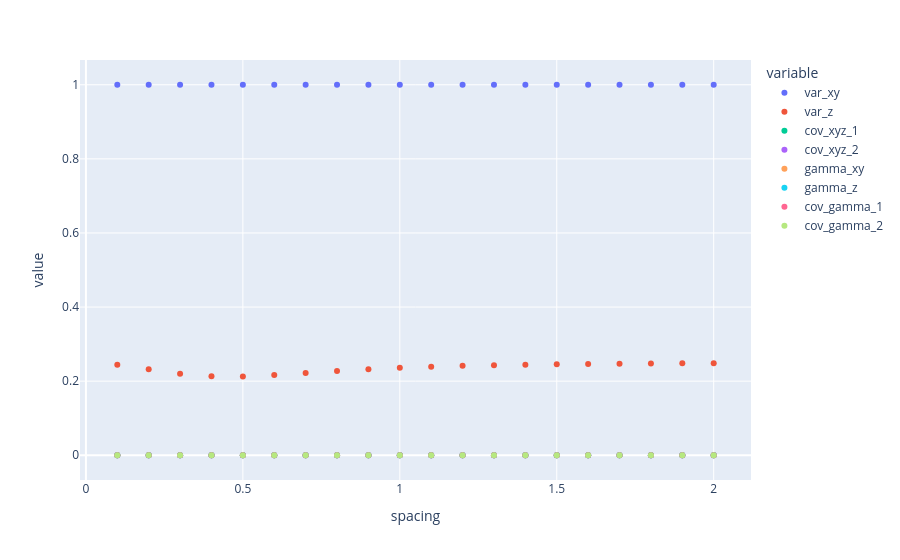

Write notebook code for a chart like this one.
### Markdown cell above
## Plotting the results

### Code cell
import numpy as np
import pandas as pd
import plotly.express as px

qfi = np.real(result["covariance_matrix_for_entire_distribution"])
gamma = np.imag(result["covariance_matrix_for_entire_distribution"])
x = result["spacing"]
dfs = {
    "spacing": x,
    "var_xy": qfi[:, 0, 0],
    "var_z": qfi[:, 1, 1],
    "cov_xyz_1": qfi[:, 0, 1],
    "cov_xyz_2": qfi[:, 1, 0],
    "gamma_xy": gamma[:, 0, 0],
    "gamma_z": gamma[:, 1, 1],
    "cov_gamma_1": gamma[:, 0, 1],
    "cov_gamma_2": gamma[:, 1, 0],
}

df = pd.DataFrame.from_dict(dfs)
df = df.set_index("spacing")
sel_df = df  # df[["var_xy", "var_z"]]
fig = px.scatter(sel_df, x=sel_df.index, y=sel_df.columns)
fig.show()

### Figure 1 — Plotly figure (JSON) as saved in the notebook; plotly's stock layout.template omitted (floating-point values rounded to 4 significant figures)
{"data": [{"hovertemplate": "variable=var_xy<br>spacing=%{x}<br>value=%{y}<extra></extra>", "legendgroup": "var_xy", "marker": {"color": "#636efa", "symbol": "circle"}, "mode": "markers", "name": "var_xy", "orientation": "v", "showlegend": true, "type": "scatter", "x": [0.1, 0.2, 0.3, 0.4, 0.5, 0.6, 0.7, 0.8, 0.9, 1.0, 1.1, 1.2, 1.3, 1.4, 1.5, 1.6, 1.7, 1.8, 1.9, 2], "xaxis": "x", "y": [1.0, 1.0, 1.0, 1, 1, 1, 1.0, 1.0, 1, 1, 1.0, 1.0, 1.0, 1, 1, 1, 1, 1, 1.0, 1], "yaxis": "y"}, {"hovertemplate": "variable=var_z<br>spacing=%{x}<br>value=%{y}<extra></extra>", "legendgroup": "var_z", "marker": {"color": "#EF553B", "symbol": "circle"}, "mode": "markers", "name": "var_z", "orientation": "v", "showlegend": true, "type": "scatter", "x": [0.1, 0.2, 0.3, 0.4, 0.5, 0.6, 0.7, 0.8, 0.9, 1.0, 1.1, 1.2, 1.3, 1.4, 1.5, 1.6, 1.7, 1.8, 1.9, 2], "xaxis": "x", "y": [0.2445, 0.2319, 0.2196, 0.213, 0.2127, 0.2164, 0.2218, 0.2272, 0.232, 0.2359, 0.239, 0.2413, 0.2431, 0.2445, 0.2456, 0.2464, 0.2471, 0.2476, 0.248, 0.2483], "yaxis": "y"}, {"hovertemplate": "variable=cov_xyz_1<br>spacing=%{x}<br>value=%{y}<extra></extra>", "legendgroup": "cov_xyz_1", "marker": {"color": "#00cc96", "symbol": "circle"}, "mode": "markers", "name": "cov_xyz_1", "orientation": "v", "showlegend": true, "type": "scatter", "x": [0.1, 0.2, 0.3, 0.4, 0.5, 0.6, 0.7, 0.8, 0.9, 1.0, 1.1, 1.2, 1.3, 1.4, 1.5, 1.6, 1.7, 1.8, 1.9, 2], "xaxis": "x", "y": [5.551e-17, 1.374e-15, -6.592e-16, 7.286e-17, -9.714e-17, 2.082e-17, 1.388e-17, 0, -6.939e-18, -3.469e-18, -5.204e-18, 1.735e-18, -5.204e-18, -1.735e-18, -1.735e-18, -1.301e-18, -1.301e-18, -8.674e-19, 1.301e-18, 0], "yaxis": "y"}, {"hovertemplate": "variable=cov_xyz_2<br>spacing=%{x}<br>value=%{y}<extra></extra>", "legendgroup": "cov_xyz_2", "marker": {"color": "#ab63fa", "symbol": "circle"}, "mode": "markers", "name": "cov_xyz_2", "orientation": "v", "showlegend": true, "type": "scatter", "x": [0.1, 0.2, 0.3, 0.4, 0.5, 0.6, 0.7, 0.8, 0.9, 1.0, 1.1, 1.2, 1.3, 1.4, 1.5, 1.6, 1.7, 1.8, 1.9, 2], "xaxis": "x", "y": [3.608e-16, -2.22e-16, 1.804e-16, 1.527e-16, -1.249e-16, -2.776e-17, 4.163e-17, 8.327e-17, -6.939e-18, -6.939e-18, 9.021e-17, 6.939e-18, -3.816e-17, 5.204e-17, -3.816e-17, -5.204e-17, 3.469e-17, 2.776e-17, -7.633e-17, 3.469e-18], "yaxis": "y"}, {"hovertemplate": "variable=gamma_xy<br>spacing=%{x}<br>value=%{y}<extra></extra>", "legendgroup": "gamma_xy", "marker": {"color": "#FFA15A", "symbol": "circle"}, "mode": "markers", "name": "gamma_xy", "orientation": "v", "showlegend": true, "type": "scatter", "x": [0.1, 0.2, 0.3, 0.4, 0.5, 0.6, 0.7, 0.8, 0.9, 1.0, 1.1, 1.2, 1.3, 1.4, 1.5, 1.6, 1.7, 1.8, 1.9, 2], "xaxis": "x", "y": [4.168e-16, 1.885e-16, -6.896e-17, -1.521e-17, -1.104e-17, -1.247e-18, 1.201e-17, 1.016e-17, -1.866e-18, 4.434e-18, -4.75e-18, 4.184e-18, 1.328e-18, -3.855e-18, -4.553e-18, 1.901e-18, 4.829e-19, 2.356e-18, -1.335e-18, 4.308e-19], "yaxis": "y"}, {"hovertemplate": "variable=gamma_z<br>spacing=%{x}<br>value=%{y}<extra></extra>", "legendgroup": "gamma_z", "marker": {"color": "#19d3f3", "symbol": "circle"}, "mode": "markers", "name": "gamma_z", "orientation": "v", "showlegend": true, "type": "scatter", "x": [0.1, 0.2, 0.3, 0.4, 0.5, 0.6, 0.7, 0.8, 0.9, 1.0, 1.1, 1.2, 1.3, 1.4, 1.5, 1.6, 1.7, 1.8, 1.9, 2], "xaxis": "x", "y": [-1.11e-16, 0, -2.776e-17, 0, -6.939e-18, 8.674e-17, -1.388e-17, 8.674e-19, -4.337e-18, -3.791e-19, -4.337e-19, 8.674e-19, 1.301e-18, -1.258e-17, -4.337e-19, 4.337e-19, -8.674e-19, 4.337e-19, 8.674e-19, 6.505e-19], "yaxis": "y"}, {"hovertemplate": "variable=cov_gamma_1<br>spacing=%{x}<br>value=%{y}<extra></extra>", "legendgroup": "cov_gamma_1", "marker": {"color": "#FF6692", "symbol": "circle"}, "mode": "markers", "name": "cov_gamma_1", "orientation": "v", "showlegend": true, "type": "scatter", "x": [0.1, 0.2, 0.3, 0.4, 0.5, 0.6, 0.7, 0.8, 0.9, 1.0, 1.1, 1.2, 1.3, 1.4, 1.5, 1.6, 1.7, 1.8, 1.9, 2], "xaxis": "x", "y": [-3.376e-15, 1.579e-15, -4.111e-16, 1.908e-17, 1.492e-16, -1.388e-17, 1.214e-17, -1.561e-17, -6.939e-18, 6.939e-18, -5.204e-18, -3.903e-18, -2.168e-18, -3.903e-18, -4.554e-18, 6.288e-18, -8.674e-19, 8.674e-19, 4.554e-18, 4.12e-18], "yaxis": "y"}, {"hovertemplate": "variable=cov_gamma_2<br>spacing=%{x}<br>value=%{y}<extra></extra>", "legendgroup": "cov_gamma_2", "marker": {"color": "#B6E880", "symbol": "circle"}, "mode": "markers", "name": "cov_gamma_2", "orientation": "v", "showlegend": true, "type": "scatter", "x": [0.1, 0.2, 0.3, 0.4, 0.5, 0.6, 0.7, 0.8, 0.9, 1.0, 1.1, 1.2, 1.3, 1.4, 1.5, 1.6, 1.7, 1.8, 1.9, 2], "xaxis": "x", "y": [2.22e-16, 2.22e-16, -1.11e-16, -1.388e-16, 5.551e-17, 0, -1.388e-17, -2.776e-17, -3.469e-17, 4.163e-17, 1.388e-17, -3.469e-18, 3.469e-18, 0, -5.204e-18, 1.041e-17, -3.469e-18, 8.674e-18, -8.674e-19, 8.674e-19], "yaxis": "y"}], "layout": {"legend": {"title": {"text": "variable"}, "tracegroupgap": 0}, "margin": {"t": 60}, "xaxis": {"anchor": "y", "domain": [0, 1], "title": {"text": "spacing"}}, "yaxis": {"anchor": "x", "domain": [0, 1], "title": {"text": "value"}}}}
